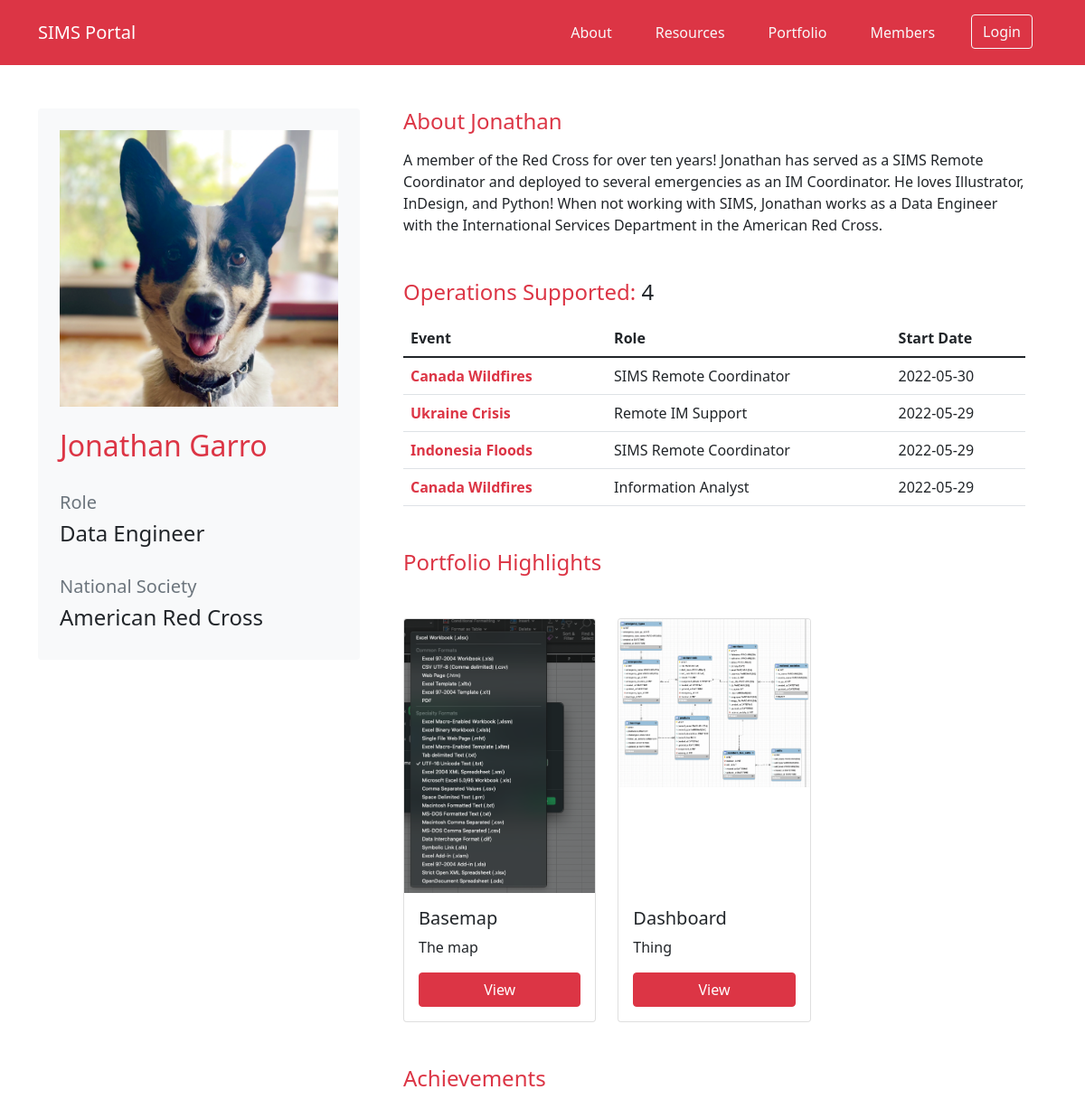
/profile/view/1, run on the app's committed database.
### SIMS_Portal/models.py (models this page shows, shortened)
class User(db.Model, UserMixin):
	__tablename__ = 'user'
	id = db.Column(db.Integer, primary_key=True)
	firstname = db.Column(db.String(40), nullable=False)
	lastname = db.Column(db.String(40), nullable=False)
	status = db.Column(db.String(20), default='Pending')
	birthday = db.Column(db.Date)
	email = db.Column(db.String(120), unique=True, nullable=False)
	password = db.Column(db.String(60), nullable=False)
	molnix_id = db.Column(db.Integer)
	job_title = db.Column(db.String(120))
	bio = db.Column(db.Text)
	is_admin = db.Column(db.Boolean, default=False)
	roles = db.Column(db.String(1000))
	languages = db.Column(db.String(1000))
	image_file = db.Column(db.String(20), nullable=False, default='default.png')
	ns_id = db.Column(db.Integer, ForeignKey('nationalsociety.ns_go_id'))
	assignments = db.relationship('Assignment', backref='assigned_member')
	products = db.relationship('Portfolio', backref='creator', lazy=True)
	created_at = db.Column(db.DateTime, server_default=func.now())
	updated_at = db.Column(db.DateTime, onupdate=func.now())
	def __repr__(self):
		return f"User('{self.id}, {self.firstname}','{self.lastname}','{self.email}','{self.image_file}', {self.ns_id})"

class NationalSociety(db.Model):
	__tablename__ = 'nationalsociety'
	id = db.Column(db.Integer, primary_key=True)
	ns_name = db.Column(db.String(120), nullable=False)
	country_name = db.Column(db.String(120), nullable=False)
	ns_go_id = db.Column(db.Integer)
	users = db.relationship('User', backref='national_society', lazy=True)
	created_at = db.Column(db.DateTime, server_default=func.now())
	updated_at = db.Column(db.DateTime, onupdate=func.now())

class Emergency(db.Model):
	__tablename__ = 'emergency'
	id = db.Column(db.Integer, primary_key=True)
	emergency_name = db.Column(db.String(100), nullable=False)
	emergency_glide = db.Column(db.String(20))
	emergency_go_id = db.Column(db.Integer)
	emergency_location_id = db.Column(db.Integer)
	emergency_review_id = db.Column(db.Integer)
	activation_details = db.Column(db.String(1000))
	emergency_type_id = db.Column(db.Integer, db.ForeignKey('emergencytype.id'))
	emergency_products = db.relationship('Portfolio', backref='emergency_response', lazy=True)
	assigned_to = db.relationship('Assignment', backref='assigned_emergency', lazy=True)
	created_at = db.Column(db.DateTime, server_default=func.now())
	updated_at = db.Column(db.DateTime, onupdate=func.now())

class Assignment(db.Model):
	__tablename__ = 'assignment'
	id = db.Column(db.Integer, primary_key=True)
	role = db.Column(db.String(100))
	start_date = db.Column(db.Date, nullable=False, default=datetime.utcnow)
	end_date = db.Column(db.Date, nullable=False)
	remote = db.Column(db.Boolean)
	assignment_details = db.Column(db.String(1000))
	user_id = db.Column(db.Integer, db.ForeignKey('user.id'))
	emergency_id = db.Column(db.Integer, db.ForeignKey('emergency.id'), default=0)
	created_at = db.Column(db.DateTime, server_default=func.now())
	updated_at = db.Column(db.DateTime, onupdate=func.now())

class Portfolio(db.Model):
	__tablename__ = 'portfolio'
	id = db.Column(db.Integer, primary_key=True)
	title = db.Column(db.String(200), nullable=False)
	type = db.Column(db.String(100), nullable=False)
	description = db.Column(db.Text)
	final_file_location = db.Column(db.String(100), nullable=False)
	asset_file_location = db.Column(db.String(100))
	external = db.Column(db.Boolean, default=False)
	creator_id = db.Column(db.Integer, db.ForeignKey('user.id'), nullable=False)
	emergency_id = db.Column(db.Integer, ForeignKey('emergency.id'))
	created_at = db.Column(db.DateTime, server_default=func.now())
	updated_at = db.Column(db.DateTime, onupdate=func.now())
	def __repr__(self):
		return f"Portfolio('{self.title}','{self.type}','{self.description}','{self.final_file_location}','{self.creator_id}')"

### SIMS_Portal/routes.py (the view)
@app.route('/profile/view/<int:id>')
def view_profile(id):
	user_info = User.query.filter(User.id==id).first()
	try:
		ns_association = db.session.query(User, NationalSociety).join(NationalSociety, NationalSociety.ns_go_id == User.ns_id).filter(User.id==id).with_entities(NationalSociety.ns_name).first()[0]
	except:
		ns_association = 'None'
	try:
		assignment_history = db.session.query(User, Assignment, Emergency).join(Assignment, Assignment.user_id==User.id).join(Emergency, Emergency.id==Assignment.emergency_id).filter(User.id==id).all()
	except:
		pass
	deployment_history_count = len(assignment_history)
	user_portfolio = db.session.query(User, Portfolio).join(Portfolio, Portfolio.creator_id==id).filter(User.id==id).all()
	print(user_portfolio)
	profile_picture = url_for('static', filename='assets/img/avatars/' + user_info.image_file)
	return render_template('profile_member.html', title='Member Profile', profile_picture=profile_picture, ns_association=ns_association, user_info=user_info, assignment_history=assignment_history, deployment_history_count=deployment_history_count, user_portfolio=user_portfolio)

### SIMS_Portal/templates/profile_member.html (shortened to what this page needs)
{% extends "layout.html" %}
{% block content %}
<div class="container">
	<div class="row my-5">
		<div class="col col-md-4 rounded rounded-3">
			<div class="card border-0 p-4 bg-light">
				<div class="row">
					<img src="{{ profile_picture }}" class="img-fluid mb-4" >
				</div>
				<div class="row">
					<h2 class="text-danger">{{ user_info.firstname }} {{ user_info.lastname }}</h2>
				</div>
				<div class="row">
					<h5 class="text-secondary mt-4">Role</h5>
					<h4>{{ user_info.job_title }}</h4>
				</div>
				<div class="row">
					<h5 class="text-secondary mt-4">National Society</h5>
					<h4>{{ ns_association }}</h4>
				</div>
			</div>
		</div>
		<div class="col mx-4">
			<div class='mb-5'>
				<h4 class="mb-3 text-danger">About {{ user_info.firstname }}</h4>
				{{ user_info.bio }}
			</div>
			<div class='mb-5'>
				<h4 class="mb-3 text-danger">Operations Supported: <span class='text-dark'>{{ deployment_history_count }}</span></h4>
				{% if deployment_history_count == 0 %}
					No deployments yet.
				{% else %}
				<table class="table">
				  <thead class="">
					<tr>
					  <th>Event</th>
					  <th>Role</th>
					  <th>Start Date</th>
					</tr>
				  </thead>
				  <tbody>
					  {% for assignment in assignment_history %}
					  <tr>
						<td class="fw-bold"><a href="/emergency/{{assignment.Emergency.id}}" class="link-danger">{{assignment.Emergency.emergency_name}}</a></td>
						<td>{{assignment.Assignment.role}}</td>
						<td>{{assignment.Assignment.start_date}}</td>
					  </tr>
					  {% endfor %}
				  </tbody>
				</table>
				{% endif %}
			</div>
			<div class='mb-5'>
				<h4 class="mb-3 text-danger">Portfolio Highlights</h4>
				<div class="row row-cols-3 row-cols-md-3 g-4 mt-4">
				{% for product in user_portfolio %}
					<div class="col d-flex align-items-stretch">
						<div class="card" style="width: 18rem;">
						  <img src="/static/assets/portfolio/{{product.Portfolio.final_file_location}}" class="card-img-top" alt="...">
						  <div class="card-body d-flex flex-column">
							<h5 class="card-title mt-auto">{{product.Portfolio.title}}</h5>
							<p class="card-text">{{product.Portfolio.description}}</p>
							<a href="#" class="btn btn-danger">View</a>
						  </div>
						</div>
					</div>
				{% endfor %}
				</div>
			</div>
			<div class='mb-3'>
			<h4 class="mb-3 text-danger">Achievements</h4>
			</div>
		</div>
	</div>
</div>
{% endblock content %}

### SIMS_Portal/static/css/main.css (style rules this page uses)
a:link { text-decoration: none; }

### data on the page
User: firstname "Jonathan", lastname "Garro", job_title "Data Engineer", bio "A member of the Red Cross for over ten years! Jonathan has served as a SIMS Remote Coordinator and deployed to several emergencies as an IM Coordinator. He loves Illustrator, InDesign, and Python! When not working with SIMS, Jonathan works as a Data Engineer with the International Services Department in the American Red Cross.", Emergency.emergency_name "Canada Wildfires", Assignment.role "SIMS Remote Coordinator", Assignment.start_date "2022-05-30", Emergency.emergency_name "Ukraine Crisis", Assignment.role "Remote IM Support", Assignment.start_date "2022-05-29", Emergency.emergency_name "Indonesia Floods", Assignment.role "Information Analyst", Portfolio.final_file_location (picture), Portfolio "Basemap", Portfolio.description "The map", Portfolio "Dashboard", Portfolio.description "Thing"
NationalSociety: ns_name "American Red Cross"

### other printed values
{{ deployment_history_count }} "4"
